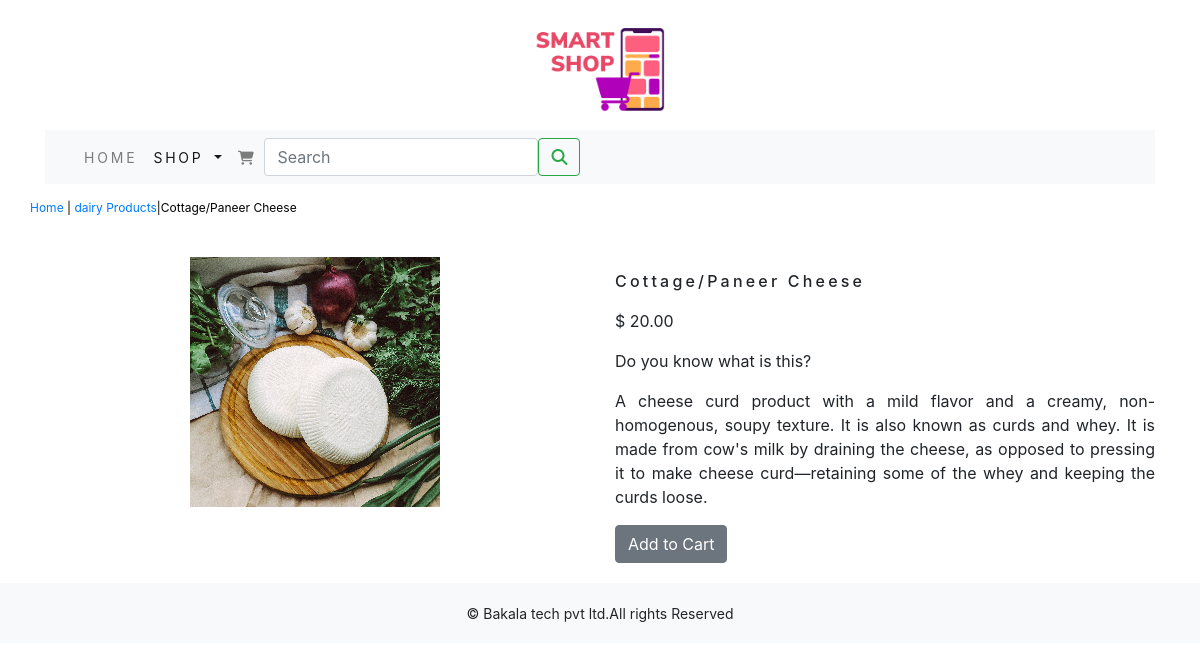
The app's page /shopon/dairy-Products/cottagepaneer-cheese/ with its own data.
### shopon/models.py (models this page shows, shortened)
class Product(models.Model):
    name=models.CharField(max_length=250,unique=True)
    slug=models.SlugField(max_length=250,unique=True)
    description=models.TextField(blank=True)
    price=models.DecimalField(max_digits=10,decimal_places=2)
    category=models.ForeignKey(Category,on_delete=models.CASCADE)
    image=models.ImageField(upload_to='product',blank=True)
    stock=models.IntegerField()
    available=models.BooleanField(default=True)
    created=models.DateTimeField(auto_now_add=True)
    updated=models.DateTimeField(auto_now=True)
    class Meta:
        ordering = ('name',)
        verbose_name = 'product'
        verbose_name_plural = 'products'

class Category(models.Model):
    name=models.CharField(max_length=250,unique=True)
    slug=models.SlugField(max_length=250,unique=True)
    description=models.TextField(blank=True)
    image=models.ImageField(upload_to='category',blank=True)
    class Meta:
        ordering=('name',)
        verbose_name='category'
        verbose_name_plural='categories'
    def get_url(self):
        return reverse('shopon:product_by_category',args=[self.slug])
    def __str__(self):
        return '{}'.format(self.name)

### shopon/views.py (the view)
# urls.py: path('<slug:c_slug>/<slug:product_slug>/', views.proDetail, name='prodCatdetail'),
def proDetail(request,c_slug,product_slug):
    try:
        product= Product.objects.get(category__slug=c_slug, slug=product_slug)
    except Exception as e:
        raise e
    return render(request, "product.html", {'product': product})

### cart/context_processors.py (called while the page is built)
def counter(request):
    item_count=0
    if 'admin' in request.path:
        return {}
    else:
        try:
            cart=Cart.objects.filter(cart_id=_cart_id(request))
            car_items=CartItem.objects.all().filter(cart=cart[:1])
            for cart_item in car_items:
                item_count += cart_item.quantity
        except Cart.DoesNotExist:
            item_count =0
    return dict(item_count=item_count)

### cart/views.py (called while the page is built)
def _cart_id(request):
    cart=request.session.session_key
    if not cart:
        cart=request.session.create()
    return cart

### shopon/context_processors.py (called while the page is built)
def menu_links(request):
    links=Category.objects.all()
    return dict(links=links)

### templates/product.html (shortened to what this page needs)
{% extends 'base.html' %}
{% load static %}
{% block content %}
<div class="row my_prod_row_class">
    <div class="mx_auto">
        <p> <a href="{% url 'shopon:allProdCat' %}">Home</a> | <a href ="{{product.category.get_url}}">{{product.category}}</a>|{{product.name}}</p>
    </div>
<div class="container">
<br>
<div class="row">
    <div class="col-12 col-sm-12 col-md-12 col-lg-6 text-center">
        <div style="min-width:18rem">
            <img src="{{product.image.url}}" alt="{{product.name}}">
        </div>
    </div>
    <div class="col-12 col-sm-12 col-md-12 col-lg-6">
        <div>
        <h1 class="my_prod_title">{{product.name}}</h1>
        <p>$ {{product.price}}</p>
        <p class="my_title"> Do you know what is this? </p>
        <p class="text-justify my_rod_text">{{product.description}}</p>
        {% if product.stock <= 0 %}
        <p class="text-justify my_prod_text"><b>Out of Stock</b></p>
        {% else %}
        <a class="btn btn-secondary" href="{% url 'cart:add_cart' product.id %}">Add to Cart</a>
        {% endif %}
        </div>
    </div>
</div>
</div>
</div>
{% endblock %}

### static/css/custom.css (style rules this page uses)
body { font-family: 'Roboto' , sans-serif; }
.my_title { font-size:16px text_transform:uppercase letter-spacing:.2em }
.my_prod_row_class { padding-top:15px; padding-bottom:20px; }
.my_prod_row_class .mx_auto { color:#000; font-size:12px; text-decoration:none; }
.my_prod_title { font-size:16px; text_transform:uppercase; letter-spacing:.2em; padding-top:15px; padding-bottom:10px; }

### records on screen
Product: category "dairy Products", name "Cottage/Paneer Cheese", image (picture), price "20.00", description "A cheese curd product with a mild flavor and a creamy, non-homogenous, soupy texture. It is also known as curds and whey. It is made from cow's milk by draining the cheese, as opposed to pressing it to make cheese curd—retaining some of the whey and keeping the curds loose."
